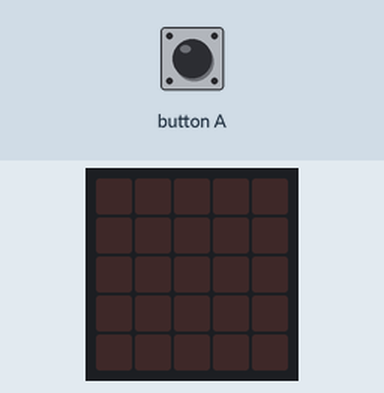
This program was run on a simulated BBC micro:bit (MakeCode). On the bench: the board's 5×5 LED display. Inputs (shaded band) come from the test bench.

Above: at 1.2 s.
1.3 s: button A pressed for 0.15 s
At 1.5 s:
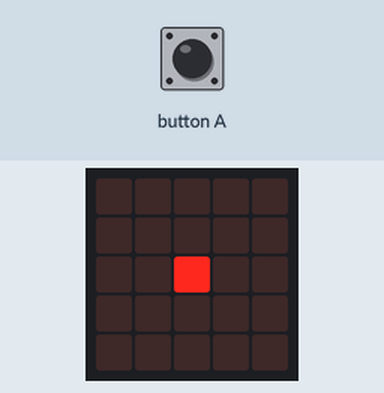
4.4 s: button A pressed for 3.2 s
Timing chart, 0 to 7.4 s (numbered marks = the images above; inputs shaded):
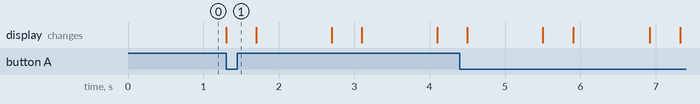

Measured:
- after the input at 1.3 s, the display: changes at once (image 1)

The program:

main.ts
```typescript
basic.forever(function () {
    if (input.buttonIsPressed(Button.A)) {
        for (let index = 0; index < 4; index++) {
            basic.showLeds(`
                . . . . .
                . . . . .
                . . # . .
                . . . . .
                . . . . .
                `)
            basic.clearScreen()
            basic.pause(1000)
        }
    } else {
        basic.clearScreen()
    }
})
```

test.ts
```typescript
// Hier kann man Tests durchführen; diese Datei wird nicht kompiliert, wenn dieses Paket als Erweiterung verwendet wird.
```
